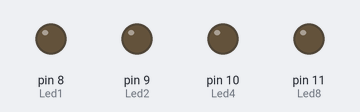
Recording of a sketch running on a simulated Arduino Uno, built with avr-gcc and run on an emulated ATmega328P. Parts: output pins drawn as LEDs (lit = HIGH).

Above: at 0.2 s.
At 1.2 s:
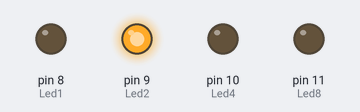
At 2.2 s:
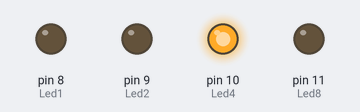
At 4.2 s:
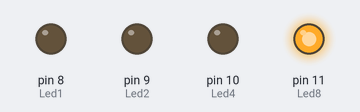
At 6.2 s:
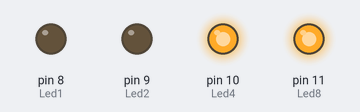
At 8.0 s:
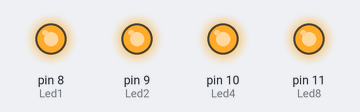
Timing chart, 0 to 11.1 s (numbered marks = the images above):
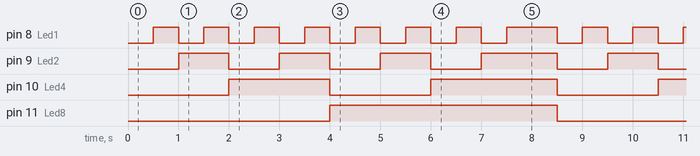

Measured:
- by itself, pin 8 (Led1): repeats every 8.5 s: 6 × (LOW 0.50 s, HIGH 0.50 s), LOW 0.50 s, HIGH 1.0 s, LOW 0.50 s, HIGH 0.50 s
- by itself, pin 9 (Led2): repeats every 8.5 s: 2 × (LOW 1.0 s, HIGH 1.0 s), LOW 1.0 s, HIGH 1.5 s, LOW 1.0 s, HIGH 1.0 s
- by itself, pin 10 (Led4): repeats every 8.5 s: LOW 2.0 s, HIGH 2.5 s, LOW 2.0 s, HIGH 2.0 s
- by itself, pin 11 (Led8): alternates HIGH for 4.5 s and LOW for 4.0 s

The sketch:

4-Bit-Binary-Counter-Code.ino
```cpp
int Led8=11;
int Led4=10;
int Led2=9;
int Led1=8;
int shortDt=500;
int longDt=1000;

void setup() {
  pinMode(Led8,OUTPUT);
  pinMode(Led4,OUTPUT);
  pinMode(Led2,OUTPUT);
  pinMode(Led1,OUTPUT);

}

void loop() {
  //0
  digitalWrite(Led1,LOW);
  digitalWrite(Led2,LOW);
  digitalWrite(Led4,LOW);
  digitalWrite(Led8,LOW);
  delay(shortDt);
  //1
  digitalWrite(Led1,HIGH);
  digitalWrite(Led2,LOW);
  digitalWrite(Led4,LOW);
  digitalWrite(Led8,LOW);
  delay(shortDt);
  //2
  digitalWrite(Led1,LOW);
  digitalWrite(Led2,HIGH);
  digitalWrite(Led4,LOW);
  digitalWrite(Led8,LOW);
  delay(shortDt);
  //3
  digitalWrite(Led1,HIGH);
  digitalWrite(Led2,HIGH);
  digitalWrite(Led4,LOW);
  digitalWrite(Led8,LOW);
  delay(shortDt);
  //4
  digitalWrite(Led1,LOW);
  digitalWrite(Led2,LOW);
  digitalWrite(Led4,HIGH);
  digitalWrite(Led8,LOW);
  delay(shortDt);
  //5
  digitalWrite(Led1,HIGH);
  digitalWrite(Led2,LOW);
  digitalWrite(Led4,HIGH);
  digitalWrite(Led8,LOW);
  delay(shortDt);
  //6
  digitalWrite(Led1,LOW);
  digitalWrite(Led2,HIGH);
  digitalWrite(Led4,HIGH);
  digitalWrite(Led8,LOW);
  delay(shortDt);
  //7
  digitalWrite(Led1,HIGH);
  digitalWrite(Led2,HIGH);
  digitalWrite(Led4,HIGH);
  digitalWrite(Led8,LOW);
  delay(shortDt);
  //8
  digitalWrite(Led1,LOW);
  digitalWrite(Led2,LOW);
  digitalWrite(Led4,LOW);
  digitalWrite(Led8,HIGH);
  delay(shortDt);
  //9
  digitalWrite(Led1,HIGH);
  digitalWrite(Led2,LOW);
  digitalWrite(Led4,LOW);
  digitalWrite(Led8,HIGH);
  delay(shortDt);
  //10
  digitalWrite(Led1,LOW);
  digitalWrite(Led2,HIGH);
  digitalWrite(Led4,LOW);
  digitalWrite(Led8,HIGH);
  delay(shortDt);
  //11
  digitalWrite(Led1,HIGH);
  digitalWrite(Led2,HIGH);
  digitalWrite(Led4,LOW);
  digitalWrite(Led8,HIGH);
  delay(shortDt);
  //12
  digitalWrite(Led1,LOW);
  digitalWrite(Led2,LOW);
  digitalWrite(Led4,HIGH);
  digitalWrite(Led8,HIGH);
  delay(shortDt);
  //13
  digitalWrite(Led1,HIGH);
  digitalWrite(Led2,LOW);
  digitalWrite(Led4,HIGH);
  digitalWrite(Led8,HIGH);
  delay(shortDt);
  //14
  digitalWrite(Led1,LOW);
  digitalWrite(Led2,HIGH);
  digitalWrite(Led4,HIGH);
  digitalWrite(Led8,HIGH);
  delay(shortDt);
  //15
  digitalWrite(Led1,HIGH);
  digitalWrite(Led2,HIGH);
  digitalWrite(Led4,HIGH);
  digitalWrite(Led8,HIGH);
  delay(longDt);
}
```
